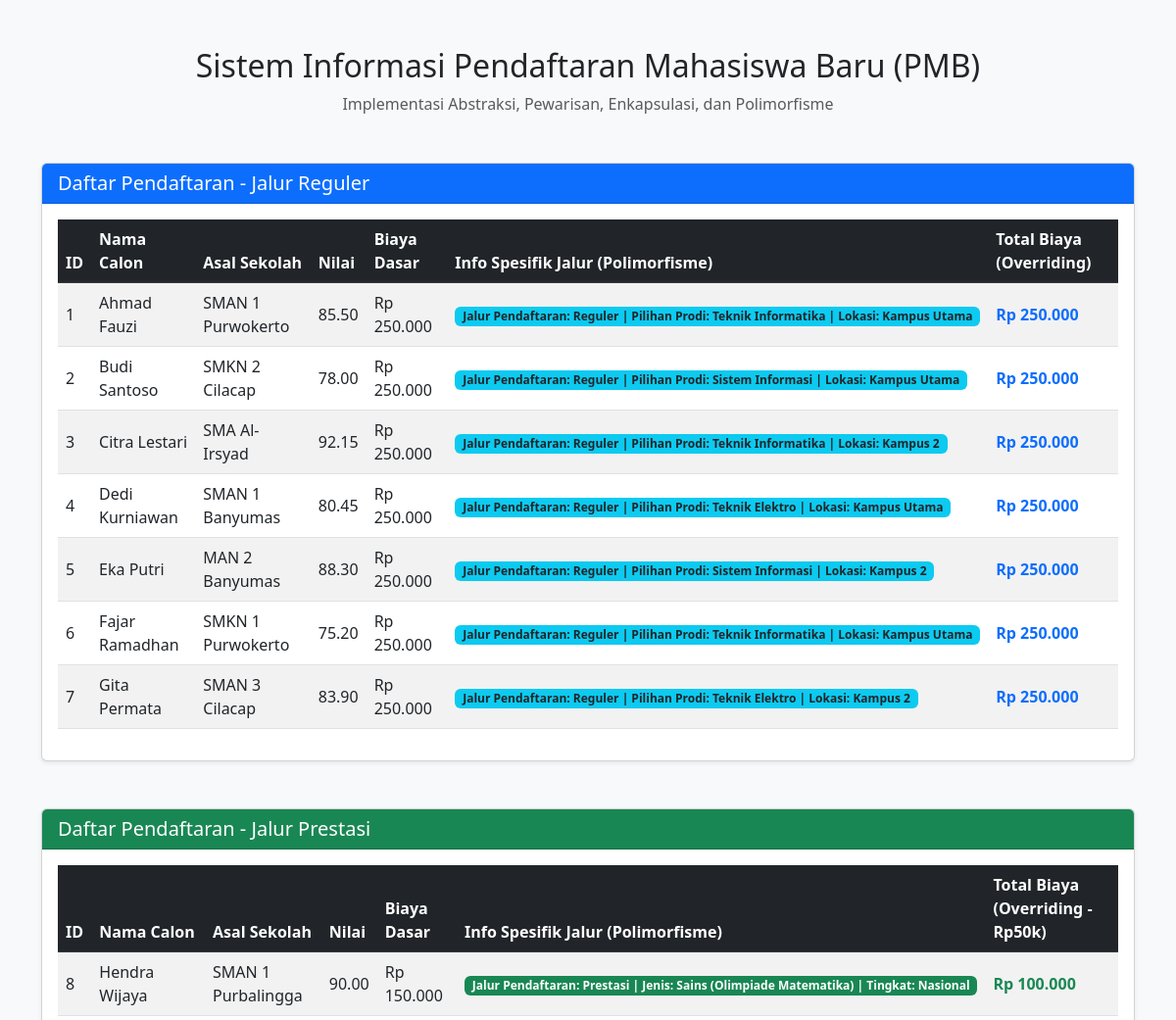
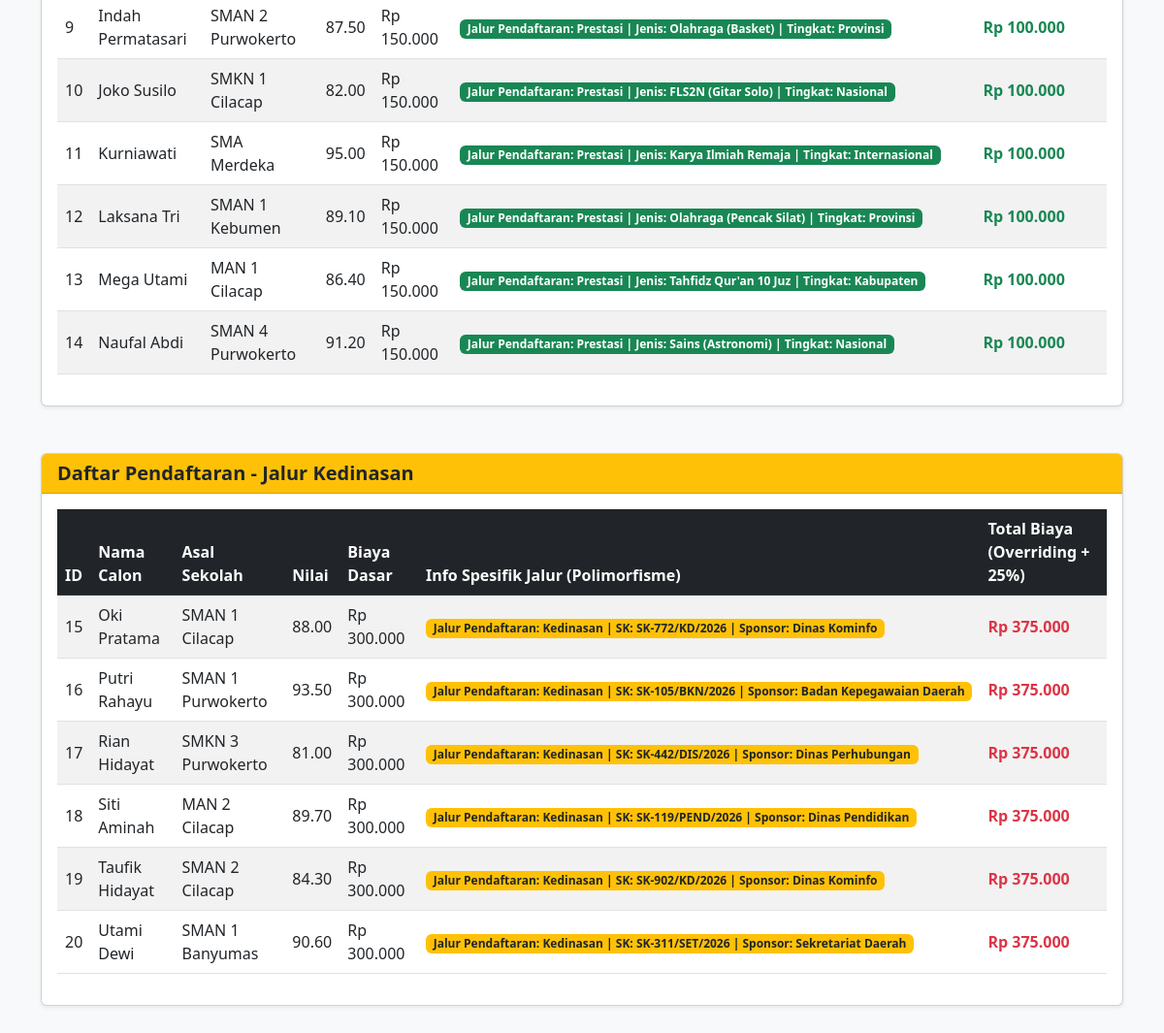
The page / on the database its author committed (2 pictures, top to bottom).
### tables this page shows
CREATE TABLE `tabel_pendaftaran` (
  `id_pendaftaran` int NOT NULL,
  `nama_calon` varchar(100) NOT NULL,
  `asal_sekolah` varchar(100) NOT NULL,
  `nilai_ujian` decimal(5,2) NOT NULL,
  `biaya_pendaftaran_dasar` decimal(10,2) NOT NULL,
  `jalur_pendaftaran` enum('Reguler','Prestasi','Kedinasan') NOT NULL,
  `pilihan_prodi` varchar(50) DEFAULT NULL,
  `lokasi_kampus` varchar(50) DEFAULT NULL,
  `jenis_prestasi` varchar(50) DEFAULT NULL,
  `tingkat_prestasi` varchar(30) DEFAULT NULL,
  `sk_ikatan_dinas` varchar(50) DEFAULT NULL,
  `instansi_sponsor` varchar(100) DEFAULT NULL
);

### pendaftaranReguler.php (called while the page is built, shortened)
<?php
require_once 'pendaftaran.php';
class PendaftaranReguler extends Pendaftaran {
    private $pilihanProdi;
    private $lokasiKampus;
    public function __construct($id_pendaftaran, $nama_calon, $asal_sekolah, $nilai_ujian, $biaya_pendaftaran_dasar, $pilihanProdi, $lokasiKampus) {
        $this->pilihanProdi = $pilihanProdi;
        $this->lokasiKampus = $lokasiKampus;
    }
    public static function getDaftarReguler($db) {
        $query = "SELECT id_pendaftaran, nama_calon, asal_sekolah, nilai_ujian, biaya_pendaftaran_dasar, pilihan_prodi, lokasi_kampus
                  FROM tabel_pendaftaran
                  WHERE jalur_pendaftaran = 'Reguler'";
        $stmt = $db->prepare($query);
        $stmt->execute();
        return $stmt->fetchAll();
    }
    public function hitungTotalBiaya() {
        return $this->biayaPendaftaranDasar;
    }
    public function tampilkanInfoJalur() {
        return "Jalur Pendaftaran: Reguler | Pilihan Prodi: " . $this->pilihanProdi . " | Lokasi: " . $this->lokasiKampus;
    }
}
?>

### pendaftaran.php (called while the page is built, shortened)
<?php
abstract class Pendaftaran {
    protected $id_pendaftaran;
    protected $nama_calon;
    protected $asal_sekolah;
    protected $nilai_ujian;
    protected $biayaPendaftaranDasar;
    public function __construct($id_pendaftaran, $nama_calon, $asal_sekolah, $nilai_ujian, $biaya_pendaftaran_dasar) {
        $this->id_pendaftaran = $id_pendaftaran;
        $this->nama_calon = $nama_calon;
        $this->asal_sekolah = $asal_sekolah;
        $this->nilai_ujian = $nilai_ujian;
        $this->biayaPendaftaranDasar = $biaya_pendaftaran_dasar;
    }
    public function getIdPendaftaran() { return $this->id_pendaftaran; }
    public function getNamaCalon() { return $this->nama_calon; }
    public function getAsalSekolah() { return $this->asal_sekolah; }
    public function getNilaiUjian() { return $this->nilai_ujian; }
    public function getBiayaPendaftaranDasar() { return $this->biayaPendaftaranDasar; }
}
?>

### pendaftaranPrestasi.php (called while the page is built, shortened)
<?php
require_once 'pendaftaran.php';
class PendaftaranPrestasi extends Pendaftaran {
    private $jenisPrestasi;
    private $tingkatPrestasi;
    public function __construct($id_pendaftaran, $nama_calon, $asal_sekolah, $nilai_ujian, $biaya_pendaftaran_dasar, $jenisPrestasi, $tingkatPrestasi) {
        $this->jenisPrestasi = $jenisPrestasi;
        $this->tingkatPrestasi = $tingkatPrestasi;
    }
    public static function getDaftarPrestasi($db) {
        $query = "SELECT id_pendaftaran, nama_calon, asal_sekolah, nilai_ujian, biaya_pendaftaran_dasar, jenis_prestasi, tingkat_prestasi
                  FROM tabel_pendaftaran
                  WHERE jalur_pendaftaran = 'Prestasi'";
        $stmt = $db->prepare($query);
        $stmt->execute();
        return $stmt->fetchAll();
    }
    public function hitungTotalBiaya() {
        return $this->biayaPendaftaranDasar - 50000;
    }
    public function tampilkanInfoJalur() {
        return "Jalur Pendaftaran: Prestasi | Jenis: " . $this->jenisPrestasi . " | Tingkat: " . $this->tingkatPrestasi;
    }
}
?>

### pendaftaranKedinasan.php (called while the page is built, shortened)
<?php
require_once 'pendaftaran.php';
class PendaftaranKedinasan extends Pendaftaran {
    private $skIkatanDinas;
    private $instansiSponsor;
    public function __construct($id_pendaftaran, $nama_calon, $asal_sekolah, $nilai_ujian, $biaya_pendaftaran_dasar, $skIkatanDinas, $instansiSponsor) {
        $this->skIkatanDinas = $skIkatanDinas;
        $this->instansiSponsor = $instansiSponsor;
    }
    public static function getDaftarKedinasan($db) {
        $query = "SELECT id_pendaftaran, nama_calon, asal_sekolah, nilai_ujian, biaya_pendaftaran_dasar, sk_ikatan_dinas, instansi_sponsor
                  FROM tabel_pendaftaran
                  WHERE jalur_pendaftaran = 'Kedinasan'";
        $stmt = $db->prepare($query);
        $stmt->execute();
        return $stmt->fetchAll();
    }
    public function hitungTotalBiaya() {
        return $this->biayaPendaftaranDasar * 1.25;
    }
    public function tampilkanInfoJalur() {
        return "Jalur Pendaftaran: Kedinasan | SK: " . $this->skIkatanDinas . " | Sponsor: " . $this->instansiSponsor;
    }
}
?>

### index.php (the view, shortened to what this page needs)
<?php
require_once 'pendaftaran.php';
require_once 'pendaftaranReguler.php';
require_once 'pendaftaranPrestasi.php';
require_once 'pendaftaranKedinasan.php';
$database = new Database();
$db = $database->getConnection();
?>
<!DOCTYPE html>
<html lang="id">
<head>
    <link href="https://cdn.jsdelivr.net/npm/bootstrap@5.3.0/dist/css/bootstrap.min.css" rel="stylesheet">
</head>
<body class="bg-light">
<div class="container my-5">
    <h2 class="text-center mb-2">Sistem Informasi Pendaftaran Mahasiswa Baru (PMB)</h2>
    <p class="text-center text-muted mb-5">Implementasi Abstraksi, Pewarisan, Enkapsulasi, dan Polimorfisme</p>
    <div class="card shadow-sm mb-5">
        <div class="card-header bg-primary text-white">
            <h5 class="mb-0">Daftar Pendaftaran - Jalur Reguler</h5>
        </div>
        <div class="card-body">
            <table class="table table-striped table-hover align-middle">
                <thead class="table-dark">
                    <tr>
                        <th>ID</th>
                        <th>Nama Calon</th>
                        <th>Asal Sekolah</th>
                        <th>Nilai</th>
                        <th>Biaya Dasar</th>
                        <th>Info Spesifik Jalur (Polimorfisme)</th>
                        <th>Total Biaya (Overriding)</th>
                    </tr>
                </thead>
                <tbody>
                    <?php
                    $dataReguler = PendaftaranReguler::getDaftarReguler($db);
                    if (count($dataReguler) > 0) {
                        foreach ($dataReguler as $row) {
                            $objekReguler = new PendaftaranReguler(
                                $row['id_pendaftaran'],
                                $row['nama_calon'],
                                $row['asal_sekolah'],
                                $row['nilai_ujian'],
                                $row['biaya_pendaftaran_dasar'],
                                $row['pilihan_prodi'],
                                $row['lokasi_kampus']
                            );
                            echo "<tr>";
                            echo "<td>" . htmlspecialchars($objekReguler->getIdPendaftaran()) . "</td>";
                            echo "<td>" . htmlspecialchars($objekReguler->getNamaCalon()) . "</td>";
                            echo "<td>" . htmlspecialchars($objekReguler->getAsalSekolah()) . "</td>";
                            echo "<td>" . htmlspecialchars($objekReguler->getNilaiUjian()) . "</td>";
                            echo "<td>Rp " . number_format($objekReguler->getBiayaPendaftaranDasar(), 0, ',', '.') . "</td>";
                            echo "<td><span class='badge bg-info text-dark'>" . htmlspecialchars($objekReguler->tampilkanInfoJalur()) . "</span></td>";
                            echo "<td class='fw-bold text-primary'>Rp " . number_format($objekReguler->hitungTotalBiaya(), 0, ',', '.') . "</td>";
                            echo "</tr>";
                        }
                    } else {
                        echo "<tr><td colspan='7' class='text-center text-muted'>Tidak ada data mahasiswa jalur Reguler.</td></tr>";
                    }
                    ?>
                </tbody>
            </table>
        </div>
    </div>
    <div class="card shadow-sm mb-5">
        <div class="card-header bg-success text-white">
            <h5 class="mb-0">Daftar Pendaftaran - Jalur Prestasi</h5>
        </div>
        <div class="card-body">
            <table class="table table-striped table-hover align-middle">
                <thead class="table-dark">
                    <tr>
                        <th>ID</th>
                        <th>Nama Calon</th>
                        <th>Asal Sekolah</th>
                        <th>Nilai</th>
                        <th>Biaya Dasar</th>
                        <th>Info Spesifik Jalur (Polimorfisme)</th>
                        <th>Total Biaya (Overriding - Rp50k)</th>
                    </tr>
                </thead>
                <tbody>
                    <?php
                    $dataPrestasi = PendaftaranPrestasi::getDaftarPrestasi($db);
                    if (count($dataPrestasi) > 0) {
                        foreach ($dataPrestasi as $row) {
                            $objekPrestasi = new PendaftaranPrestasi(
                                $row['id_pendaftaran'],
                                $row['nama_calon'],
                                $row['asal_sekolah'],
                                $row['nilai_ujian'],
                                $row['biaya_pendaftaran_dasar'],
                                $row['jenis_prestasi'],
                                $row['tingkat_prestasi']
                            );
                            echo "<tr>";
                            echo "<td>" . htmlspecialchars($objekPrestasi->getIdPendaftaran()) . "</td>";
                            echo "<td>" . htmlspecialchars($objekPrestasi->getNamaCalon()) . "</td>";
                            echo "<td>" . htmlspecialchars($objekPrestasi->getAsalSekolah()) . "</td>";
                            echo "<td>" . htmlspecialchars($objekPrestasi->getNilaiUjian()) . "</td>";
                            echo "<td>Rp " . number_format($objekPrestasi->getBiayaPendaftaranDasar(), 0, ',', '.') . "</td>";
                            echo "<td><span class='badge bg-success'>" . htmlspecialchars($objekPrestasi->tampilkanInfoJalur()) . "</span></td>";
                            echo "<td class='fw-bold text-success'>Rp " . number_format($objekPrestasi->hitungTotalBiaya(), 0, ',', '.') . "</td>";
                            echo "</tr>";
                        }
                    } else {
                        echo "<tr><td colspan='7' class='text-center text-muted'>Tidak ada data mahasiswa jalur Prestasi.</td></tr>";
                    }
                    ?>
                </tbody>
            </table>
        </div>
    </div>
    <div class="card shadow-sm">
        <div class="card-header bg-warning text-dark">
            <h5 class="mb-0 fw-bold">Daftar Pendaftaran - Jalur Kedinasan</h5>
        </div>
        <div class="card-body">
            <table class="table table-striped table-hover align-middle">
                <thead class="table-dark">
                    <tr>
                        <th>ID</th>
                        <th>Nama Calon</th>
                        <th>Asal Sekolah</th>
                        <th>Nilai</th>
                        <th>Biaya Dasar</th>
                        <th>Info Spesifik Jalur (Polimorfisme)</th>
                        <th>Total Biaya (Overriding + 25%)</th>
                    </tr>
                </thead>
                <tbody>
                    <?php
                    $dataKedinasan = PendaftaranKedinasan::getDaftarKedinasan($db);
                    if (count($dataKedinasan) > 0) {
                        foreach ($dataKedinasan as $row) {
                            $objekKedinasan = new PendaftaranKedinasan(
                                $row['id_pendaftaran'],
                                $row['nama_calon'],
                                $row['asal_sekolah'],
                                $row['nilai_ujian'],
                                $row['biaya_pendaftaran_dasar'],
                                $row['sk_ikatan_dinas'],
                                $row['instansi_sponsor']
                            );
                            echo "<tr>";
                            echo "<td>" . htmlspecialchars($objekKedinasan->getIdPendaftaran()) . "</td>";
                            echo "<td>" . htmlspecialchars($objekKedinasan->getNamaCalon()) . "</td>";
                            echo "<td>" . htmlspecialchars($objekKedinasan->getAsalSekolah()) . "</td>";
                            echo "<td>" . htmlspecialchars($objekKedinasan->getNilaiUjian()) . "</td>";
                            echo "<td>Rp " . number_format($objekKedinasan->getBiayaPendaftaranDasar(), 0, ',', '.') . "</td>";
                            echo "<td><span class='badge bg-warning text-dark'>" . htmlspecialchars($objekKedinasan->tampilkanInfoJalur()) . "</span></td>";
                            echo "<td class='fw-bold text-danger'>Rp " . number_format($objekKedinasan->hitungTotalBiaya(), 0, ',', '.') . "</td>";
                            echo "</tr>";
                        }
                    } else {
                        echo "<tr><td colspan='7' class='text-center text-muted'>Tidak ada data mahasiswa jalur Kedinasan.</td></tr>";
                    }
                    ?>
                </tbody>
            </table>
        </div>
    </div>
</div>
</body>
</html>

### rows shown on the page
tabel_pendaftaran: id_pendaftaran "1", nama_calon "Ahmad Fauzi", asal_sekolah "SMAN 1 Purwokerto", nilai_ujian "85.50", biaya_pendaftaran_dasar "250.000", $objekReguler->tampilkanInfoJalur() "Jalur Pendaftaran: Reguler | Pilihan Prodi: Teknik Informatika | Lokasi: Kampus Utama"
tabel_pendaftaran: id_pendaftaran "2", nama_calon "Budi Santoso", asal_sekolah "SMKN 2 Cilacap", nilai_ujian "78.00", biaya_pendaftaran_dasar "250.000", $objekReguler->tampilkanInfoJalur() "Jalur Pendaftaran: Reguler | Pilihan Prodi: Sistem Informasi | Lokasi: Kampus Utama"
tabel_pendaftaran: id_pendaftaran "3", nama_calon "Citra Lestari", asal_sekolah "SMA Al-Irsyad", nilai_ujian "92.15", biaya_pendaftaran_dasar "250.000", $objekReguler->tampilkanInfoJalur() "Jalur Pendaftaran: Reguler | Pilihan Prodi: Teknik Informatika | Lokasi: Kampus 2"
tabel_pendaftaran: id_pendaftaran "4", nama_calon "Dedi Kurniawan", asal_sekolah "SMAN 1 Banyumas", nilai_ujian "80.45", biaya_pendaftaran_dasar "250.000", $objekReguler->tampilkanInfoJalur() "Jalur Pendaftaran: Reguler | Pilihan Prodi: Teknik Elektro | Lokasi: Kampus Utama"
tabel_pendaftaran: id_pendaftaran "5", nama_calon "Eka Putri", asal_sekolah "MAN 2 Banyumas", nilai_ujian "88.30", biaya_pendaftaran_dasar "250.000", $objekReguler->tampilkanInfoJalur() "Jalur Pendaftaran: Reguler | Pilihan Prodi: Sistem Informasi | Lokasi: Kampus 2"
tabel_pendaftaran: id_pendaftaran "6", nama_calon "Fajar Ramadhan", asal_sekolah "SMKN 1 Purwokerto", nilai_ujian "75.20", biaya_pendaftaran_dasar "250.000", $objekReguler->tampilkanInfoJalur() "Jalur Pendaftaran: Reguler | Pilihan Prodi: Teknik Informatika | Lokasi: Kampus Utama"
tabel_pendaftaran: id_pendaftaran "7", nama_calon "Gita Permata", asal_sekolah "SMAN 3 Cilacap", nilai_ujian "83.90", biaya_pendaftaran_dasar "250.000", $objekReguler->tampilkanInfoJalur() "Jalur Pendaftaran: Reguler | Pilihan Prodi: Teknik Elektro | Lokasi: Kampus 2"
tabel_pendaftaran: id_pendaftaran "8", nama_calon "Hendra Wijaya", asal_sekolah "SMAN 1 Purbalingga", nilai_ujian "90.00", biaya_pendaftaran_dasar "150.000", $objekPrestasi->tampilkanInfoJalur() "Jalur Pendaftaran: Prestasi | Jenis: Sains (Olimpiade Matematika) | Tingkat: Nasional", biaya_pendaftaran_dasar "100.000"
tabel_pendaftaran: id_pendaftaran "9", nama_calon "Indah Permatasari", asal_sekolah "SMAN 2 Purwokerto", nilai_ujian "87.50", biaya_pendaftaran_dasar "150.000", $objekPrestasi->tampilkanInfoJalur() "Jalur Pendaftaran: Prestasi | Jenis: Olahraga (Basket) | Tingkat: Provinsi", biaya_pendaftaran_dasar "100.000"
tabel_pendaftaran: id_pendaftaran "10", nama_calon "Joko Susilo", asal_sekolah "SMKN 1 Cilacap", nilai_ujian "82.00", biaya_pendaftaran_dasar "150.000", $objekPrestasi->tampilkanInfoJalur() "Jalur Pendaftaran: Prestasi | Jenis: FLS2N (Gitar Solo) | Tingkat: Nasional", biaya_pendaftaran_dasar "100.000"
tabel_pendaftaran: id_pendaftaran "11", nama_calon "Kurniawati", asal_sekolah "SMA Merdeka", nilai_ujian "95.00", biaya_pendaftaran_dasar "150.000", $objekPrestasi->tampilkanInfoJalur() "Jalur Pendaftaran: Prestasi | Jenis: Karya Ilmiah Remaja | Tingkat: Internasional", biaya_pendaftaran_dasar "100.000"
tabel_pendaftaran: id_pendaftaran "12", nama_calon "Laksana Tri", asal_sekolah "SMAN 1 Kebumen", nilai_ujian "89.10", biaya_pendaftaran_dasar "150.000", $objekPrestasi->tampilkanInfoJalur() "Jalur Pendaftaran: Prestasi | Jenis: Olahraga (Pencak Silat) | Tingkat: Provinsi", biaya_pendaftaran_dasar "100.000"
tabel_pendaftaran: id_pendaftaran "13", nama_calon "Mega Utami", asal_sekolah "MAN 1 Cilacap", nilai_ujian "86.40", biaya_pendaftaran_dasar "150.000", $objekPrestasi->tampilkanInfoJalur() "Jalur Pendaftaran: Prestasi | Jenis: Tahfidz Qur'an 10 Juz | Tingkat: Kabupaten", biaya_pendaftaran_dasar "100.000"
tabel_pendaftaran: id_pendaftaran "14", nama_calon "Naufal Abdi", asal_sekolah "SMAN 4 Purwokerto", nilai_ujian "91.20", biaya_pendaftaran_dasar "150.000", $objekPrestasi->tampilkanInfoJalur() "Jalur Pendaftaran: Prestasi | Jenis: Sains (Astronomi) | Tingkat: Nasional", biaya_pendaftaran_dasar "100.000"
tabel_pendaftaran: id_pendaftaran "15", nama_calon "Oki Pratama", asal_sekolah "SMAN 1 Cilacap", nilai_ujian "88.00", biaya_pendaftaran_dasar "300.000", $objekKedinasan->tampilkanInfoJalur() "Jalur Pendaftaran: Kedinasan | SK: SK-772/KD/2026 | Sponsor: Dinas Kominfo", biaya_pendaftaran_dasar "375.000"
tabel_pendaftaran: id_pendaftaran "16", nama_calon "Putri Rahayu", asal_sekolah "SMAN 1 Purwokerto", nilai_ujian "93.50", biaya_pendaftaran_dasar "300.000", $objekKedinasan->tampilkanInfoJalur() "Jalur Pendaftaran: Kedinasan | SK: SK-105/BKN/2026 | Sponsor: Badan Kepegawaian Daerah", biaya_pendaftaran_dasar "375.000"
tabel_pendaftaran: id_pendaftaran "17", nama_calon "Rian Hidayat", asal_sekolah "SMKN 3 Purwokerto", nilai_ujian "81.00", biaya_pendaftaran_dasar "300.000", $objekKedinasan->tampilkanInfoJalur() "Jalur Pendaftaran: Kedinasan | SK: SK-442/DIS/2026 | Sponsor: Dinas Perhubungan", biaya_pendaftaran_dasar "375.000"
tabel_pendaftaran: id_pendaftaran "18", nama_calon "Siti Aminah", asal_sekolah "MAN 2 Cilacap", nilai_ujian "89.70", biaya_pendaftaran_dasar "300.000", $objekKedinasan->tampilkanInfoJalur() "Jalur Pendaftaran: Kedinasan | SK: SK-119/PEND/2026 | Sponsor: Dinas Pendidikan", biaya_pendaftaran_dasar "375.000"
tabel_pendaftaran: id_pendaftaran "19", nama_calon "Taufik Hidayat", asal_sekolah "SMAN 2 Cilacap", nilai_ujian "84.30", biaya_pendaftaran_dasar "300.000", $objekKedinasan->tampilkanInfoJalur() "Jalur Pendaftaran: Kedinasan | SK: SK-902/KD/2026 | Sponsor: Dinas Kominfo", biaya_pendaftaran_dasar "375.000"
tabel_pendaftaran: id_pendaftaran "20", nama_calon "Utami Dewi", asal_sekolah "SMAN 1 Banyumas", nilai_ujian "90.60", biaya_pendaftaran_dasar "300.000", $objekKedinasan->tampilkanInfoJalur() "Jalur Pendaftaran: Kedinasan | SK: SK-311/SET/2026 | Sponsor: Sekretariat Daerah", biaya_pendaftaran_dasar "375.000"
